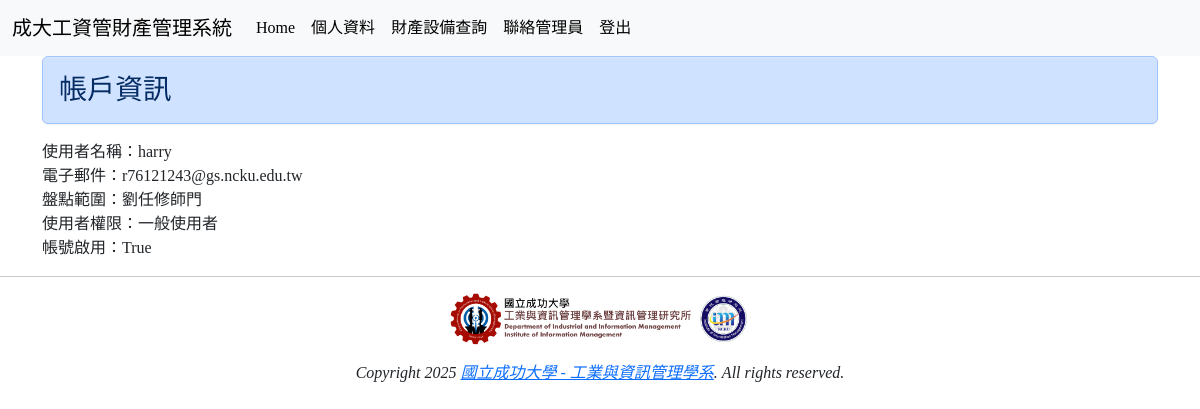
The page /SystemUserInfo/ (signed in) on the database its author committed.
### mysite/models.py (models this page shows, shortened)
class SystemUser(models.Model):
    ROLE_TYPE_CHOICES = [
        ('系統管理者', '系統管理者'),
        ('一般使用者', '一般使用者'),
    ]
    name = models.CharField(max_length=20, null=False, verbose_name="使用者名稱")
    email = models.EmailField(verbose_name="使用者信箱")
    password = models.CharField(max_length=20, null=False, verbose_name="使用者密碼")
    stockchecker = models.ForeignKey(StockChecker, on_delete=models.CASCADE, verbose_name="執行盤點的範圍")
    role = models.CharField(max_length=10, choices=ROLE_TYPE_CHOICES, null=False, default="一般使用者", verbose_name="使用者權限")
    enabled = models.BooleanField(default=False, verbose_name="帳號啟用")
    class Meta:
        ordering = ["name", "enabled"]

class StockChecker(models.Model):
    name = models.CharField(max_length=10, unique=True, verbose_name="執行盤點的人員")
    def __str__(self):
        return f"{self.name}"
    class Meta:
        ordering = ["name"]

### mysite/views.py (the view)
# urls.py: path('SystemUserInfo/', views.SystemUserInfo),
def SystemUserInfo(request):
    if "user_role" in request.session and request.session["user_role"] != None:
        username = request.session["username"]
        useremail = request.session["useremail"]
        user_role = request.session["user_role"]
        user_stockchecker = request.session["stockchecker"]
    else:
        messages.add_message(request, messages.WARNING, "您尚未登入，請先完成登入")
        return redirect("/login/")
    if "user_role" in request.session and request.session["user_role"] != None:
        userid = request.session["userid"]
        user_role = request.session["user_role"]
        username = request.session["username"]
    else:
        return redirect("/login/")
    try:
        userinfo = models.SystemUser.objects.get(id = userid)
    except:
        pass
    return render(request, "System_UserInfo.html", locals())

### templates/System_UserInfo.html (shortened to what this page needs)
{% extends "base.html" %}
{% block content %}
    <div class='container'>
    <div class='row'>
        <div class='col-md-12'>
                <h3 class="alert alert-primary">帳戶資訊</h3>
        </div>
    </div>
    <p>
        使用者名稱：{{ userinfo.name }}<br/>
        電子郵件：{{ userinfo.email }}<br/>
        盤點範圍：{{ userinfo.stockchecker }}<br/>
        使用者權限：{{ userinfo.role }}<br/>
        帳號啟用：{{ userinfo.enabled }}<br/>
    </p>
    </div>
{% endblock %}

### templates/base.html (style rules this page uses)
h1, h2, h3, h4, h5, p, div { font-family: 微軟正黑體; }

### rows shown on the page
SystemUser: name "harry", email "r76121243@gs.ncku.edu.tw", stockchecker "劉任修師門", role "一般使用者", enabled "True"
